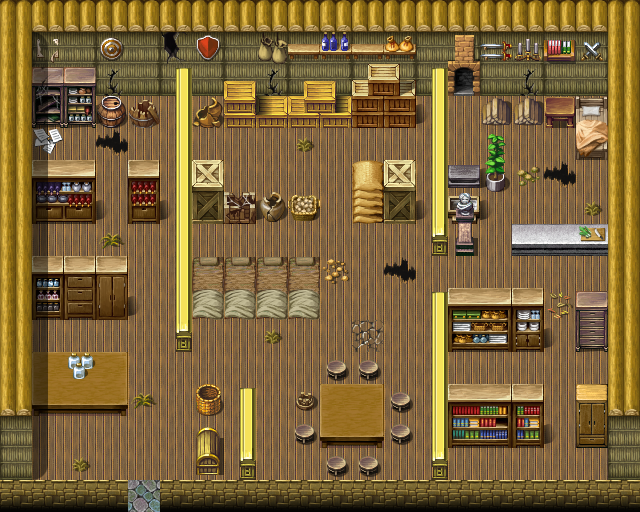

This game map was drawn from its Tiled (.tmx) file and the tilesets committed beside it. A one-line description and the trimmed map source follow:
An orthogonal 20x16 tile map with 32x32 px tiles, 3 tile layers (Ground, Objects, Above), 1 hidden layer not drawn, 40 tilesets and 3 objects (2x spawn, mapchange).

<map version="1.0" orientation="orthogonal" width="20" height="16" tilewidth="32" tileheight="32">
 <tileset firstgid="1" name="map_bed_1" tilewidth="32" tileheight="32">
  <image source="../drawable/map_bed_1.png" width="512" height="256" />
 </tileset>
 <tileset firstgid="129" name="map_border_1" tilewidth="32" tileheight="32">
  <image source="../drawable/map_border_1.png" width="512" height="256" />
 </tileset>
 <tileset firstgid="257" name="map_bridge_1" tilewidth="32" tileheight="32">
  <image source="../drawable/map_bridge_1.png" width="512" height="256" />
 </tileset>
 <tileset firstgid="385" name="map_broken_1" tilewidth="32" tileheight="32">
  <image source="../drawable/map_broken_1.png" width="512" height="256" />
 </tileset>
 <tileset firstgid="513" name="map_cavewall_1" tilewidth="32" tileheight="32">
  <image source="../drawable/map_cavewall_1.png" width="576" height="192" />
 </tileset>
 <tileset firstgid="621" name="map_cavewall_2" tilewidth="32" tileheight="32">
  <image source="../drawable/map_cavewall_2.png" width="576" height="192" />
 </tileset>
 <tileset firstgid="729" name="map_cavewall_3" tilewidth="32" tileheight="32">
  <image source="../drawable/map_cavewall_3.png" width="576" height="192" />
 </tileset>
 <tileset firstgid="837" name="map_chair_table_1" tilewidth="32" tileheight="32">
  <image source="../drawable/map_chair_table_1.png" width="512" height="256" />
 </tileset>
 <tileset firstgid="965" name="map_crate_1" tilewidth="32" tileheight="32">
  <image source="../drawable/map_crate_1.png" width="512" height="256" />
 </tileset>
 <tileset firstgid="1093" name="map_cupboard_1" tilewidth="32" tileheight="32">
  <image source="../drawable/map_cupboard_1.png" width="512" height="256" />
 </tileset>
 <tileset firstgid="1221" name="map_curtain_1" tilewidth="32" tileheight="32">
  <image source="../drawable/map_curtain_1.png" width="512" height="256" />
 </tileset>
 <tileset firstgid="1349" name="map_entrance_1" tilewidth="32" tileheight="32">
  <image source="../drawable/map_entrance_1.png" width="512" height="256" />
 </tileset>
 <tileset firstgid="1477" name="map_fence_1" tilewidth="32" tileheight="32">
  <image source="../drawable/map_fence_1.png" width="512" height="256" />
 </tileset>
 <tileset firstgid="1605" name="map_fence_2" tilewidth="32" tileheight="32">
  <image source="../drawable/map_fence_2.png" width="512" height="256" />
 </tileset>
 <tileset firstgid="1733" name="map_ground_1" tilewidth="32" tileheight="32">
  <image source="../drawable/map_ground_1.png" width="512" height="256" />
 </tileset>
 <tileset firstgid="1861" name="map_ground_2" tilewidth="32" tileheight="32">
  <image source="../drawable/map_ground_2.png" width="512" height="256" />
 </tileset>
 <tileset firstgid="1989" name="map_ground_3" tilewidth="32" tileheight="32">
  <image source="../drawable/map_ground_3.png" width="512" height="256" />
 </tileset>
 <tileset firstgid="2117" name="map_ground_4" tilewidth="32" tileheight="32">
  <image source="../drawable/map_ground_4.png" width="512" height="256" />
 </tileset>
 <tileset firstgid="2245" name="map_ground_5" tilewidth="32" tileheight="32">
  <image source="../drawable/map_ground_5.png" width="512" height="256" />
 </tileset>
 <tileset firstgid="2373" name="map_ground_6" tilewidth="32" tileheight="32">
  <image source="../drawable/map_ground_6.png" width="512" height="256" />
 </tileset>
 <tileset firstgid="2501" name="map_ground_7" tilewidth="32" tileheight="32">
  <image source="../drawable/map_ground_7.png" width="512" height="256" />
 </tileset>
 <tileset firstgid="2629" name="map_ground_8" tilewidth="32" tileheight="32">
  <image source="../drawable/map_ground_8.png" width="512" height="256" />
 </tileset>
 <tileset firstgid="2757" name="map_indoor_1" tilewidth="32" tileheight="32">
  <image source="../drawable/map_indoor_1.png" width="512" height="256" />
 </tileset>
 <tileset firstgid="2885" name="map_kitchen_1" tilewidth="32" tileheight="32">
  <image source="../drawable/map_kitchen_1.png" width="512" height="256" />
 </tileset>
 <tileset firstgid="3013" name="map_outdoor_1" tilewidth="32" tileheight="32">
  <image source="../drawable/map_outdoor_1.png" width="512" height="256" />
 </tileset>
 <tileset firstgid="3141" name="map_pillar_1" tilewidth="32" tileheight="32">
  <image source="../drawable/map_pillar_1.png" width="512" height="256" />
 </tileset>
 <tileset firstgid="3269" name="map_plant_1" tilewidth="32" tileheight="32">
  <image source="../drawable/map_plant_1.png" width="512" height="256" />
 </tileset>
 <tileset firstgid="3397" name="map_rock_1" tilewidth="32" tileheight="32">
  <image source="../drawable/map_rock_1.png" width="512" height="256" />
 </tileset>
 <tileset firstgid="3525" name="map_roof_1" tilewidth="32" tileheight="32">
  <image source="../drawable/map_roof_1.png" width="512" height="256" />
 </tileset>
 <tileset firstgid="3653" name="map_roof_2" tilewidth="32" tileheight="32">
  <image source="../drawable/map_roof_2.png" width="512" height="256" />
 </tileset>
 <tileset firstgid="3781" name="map_shop_1" tilewidth="32" tileheight="32">
  <image source="../drawable/map_shop_1.png" width="512" height="256" />
 </tileset>
 <tileset firstgid="3909" name="map_sign_ladder_1" tilewidth="32" tileheight="32">
  <image source="../drawable/map_sign_ladder_1.png" width="512" height="256" />
 </tileset>
 <tileset firstgid="4037" name="map_table_1" tilewidth="32" tileheight="32">
  <image source="../drawable/map_table_1.png" width="512" height="256" />
 </tileset>
 <tileset firstgid="4165" name="map_trail_1" tilewidth="32" tileheight="32">
  <image source="../drawable/map_trail_1.png" width="512" height="256" />
 </tileset>
 <tileset firstgid="4293" name="map_tree_1" tilewidth="32" tileheight="32">
  <image source="../drawable/map_tree_1.png" width="512" height="256" />
 </tileset>
 <tileset firstgid="4421" name="map_wall_1" tilewidth="32" tileheight="32">
  <image source="../drawable/map_wall_1.png" width="512" height="256" />
 </tileset>
 <tileset firstgid="4549" name="map_wall_2" tilewidth="32" tileheight="32">
  <image source="../drawable/map_wall_2.png" width="480" height="256" />
 </tileset>
 <tileset firstgid="4669" name="map_wall_3" tilewidth="32" tileheight="32">
  <image source="../drawable/map_wall_3.png" width="480" height="256" />
 </tileset>
 <tileset firstgid="4789" name="map_window_1" tilewidth="32" tileheight="32">
  <image source="../drawable/map_window_1.png" width="512" height="256" />
 </tileset>
 <tileset firstgid="4917" name="map_window_2" tilewidth="32" tileheight="32">
  <image source="../drawable/map_window_2.png" width="512" height="256" />
 </tileset>
 <layer name="Ground" width="20" height="16">
  <data>[320 cells, 320 non-empty, 13 distinct tile ids]</data>
 </layer>
 <layer name="Objects" width="20" height="16">
  <data>[320 cells, 147 non-empty, 95 distinct tile ids]</data>
 </layer>
 <layer name="Above" width="20" height="16">
  <data>[320 cells, 30 non-empty, 13 distinct tile ids]</data>
 </layer>
 <layer name="Walkable" width="20" height="16" visible="0">
  <data>[320 cells, 199 non-empty, 1 distinct tile ids]</data>
 </layer>
 <objectgroup name="Mapevents">
  <object name="south" type="mapchange" x="128" y="480" width="32" height="32">
   <properties>
    <property name="map" value="lodarhouse0" />
    <property name="place" value="lodarhouse" />
   </properties>
  </object>
 </objectgroup>
 <objectgroup name="Spawn">
  <object name="lodar" type="spawn" x="448" y="96" width="160" height="384" />
  <object name="vermin" type="spawn" x="32" y="128" width="384" height="320">
   <properties>
    <property name="quantity" value="2" />
   </properties>
  </object>
 </objectgroup>
 <objectgroup name="Keys" />
</map>
